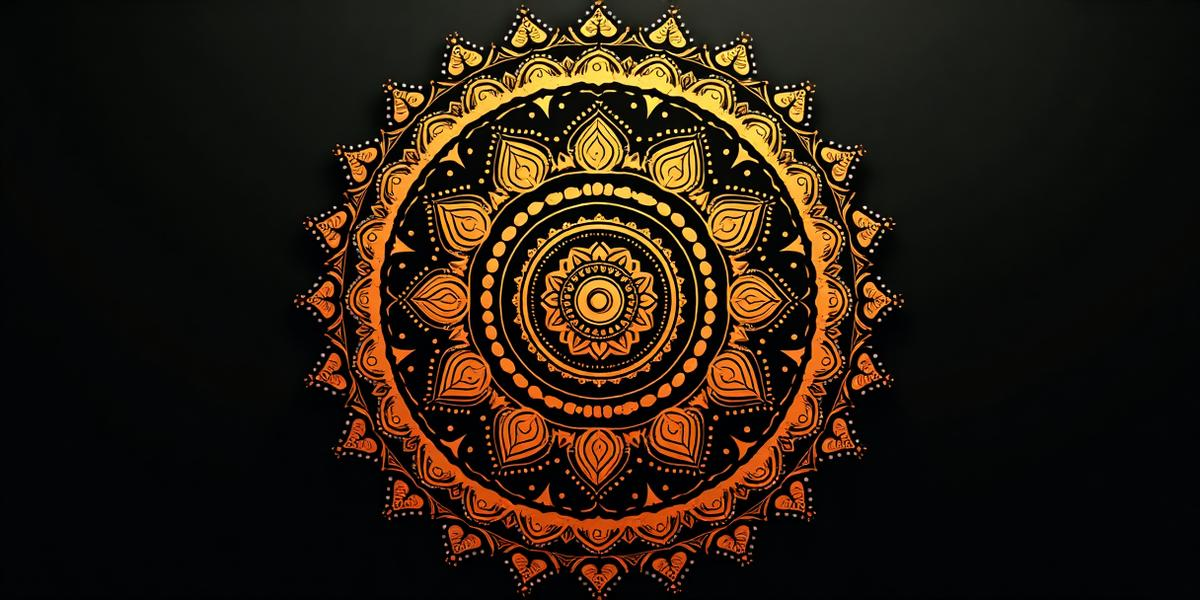
#> input picture src/assets/kolam-hero.jpg, 1200 x 600 px
$ python -i Math_analyser.py   (imports and definitions only)
#> lines starting #> are read from the running program, lines starting #| are printed output that depends on the picture; after the words box and inside, x2 and y2 are one past the last pixel; in counts of white or black regions, pixels touching at a corner belong together
#> further down, picture is the input picture: shape (600, 1200, 3); mean B, G, R 16.6, 28.1, 40.5
import cv2
import numpy as np
import networkx as nx
from skimage import morphology, feature, measure
from sklearn.cluster import DBSCAN, KMeans
from scipy.spatial import KDTree, distance_matrix
from scipy.spatial.distance import pdist, squareform
from scipy import ndimage
from shapely.geometry import Point, Polygon, LineString
# from shapely.ops import cascaded_union
import json
import math
from collections import defaultdict, Counter
from itertools import combinations
import matplotlib.pyplot as plt

class KolamAnalyzer:
    """
    Advanced mathematical analyzer for kolam patterns.
    Extracts comprehensive geometric, topological, and structural features.
    """

    def __init__(self, config=None):
        # Default configuration
        self.config = {
            'DOT_THRESHOLD': 20,
            'DBSCAN_EPS': 12,
            'DBSCAN_MIN_SAMPLES': 2,
            'ANGLE_THRESHOLD': 15,
            'SYMMETRY_TOLERANCE': 4,
            'TARGET_SIZE': 512,
            'MIN_CYCLE_AREA': 50,
            'MAX_LATTICE_DEVIATION': 0.3,
            'BLOB_MIN_SIGMA': 1,
            'BLOB_MAX_SIGMA': 10,
            'BLOB_NUM_SIGMA': 10,
            'BLOB_THRESHOLD': 0.02
            # 'BLOB_THRESHOLD': 0.1
        }
        if config:
            self.config.update(config)

    # def preprocess(self, image):
    #     """Preprocess image for analysis"""
    #     # Resize maintaining aspect ratio
    #     h, w = image.shape[:2]
    #     scale = self.config['TARGET_SIZE'] / max(h, w)
    #     new_w, new_h = int(w * scale), int(h * scale)
    #     resized = cv2.resize(image, (new_w, new_h), interpolation=cv2.INTER_AREA)

    #     # Convert to grayscale
    #     if len(resized.shape) == 3:
    #         gray = cv2.cvtColor(resized, cv2.COLOR_BGR2GRAY)
    #     else:
    #         gray = resized.copy()

    #     # Enhanced contrast and noise reduction
    #     clahe = cv2.createCLAHE(clipLimit=2.0, tileGridSize=(8,8))
    #     gray = clahe.apply(gray)
    #     gray = cv2.bilateralFilter(gray, 9, 75, 75)

    #     # --- EXTRA: smooth noise further ---
    #     gray = cv2.medianBlur(gray, 5)

    #     # Adaptive thresholding
    #     bin_img = cv2.adaptiveThreshold(
    #         gray, 255, cv2.ADAPTIVE_THRESH_GAUSSIAN_C,
    #         cv2.THRESH_BINARY_INV, 21, 9
    #     )

    #     # Morphological cleaning
    #     kernel = cv2.getStructuringElement(cv2.MORPH_ELLIPSE, (3, 3))
    #     bin_img = cv2.morphologyEx(bin_img, cv2.MORPH_OPEN, kernel)
    #     bin_img = cv2.morphologyEx(bin_img, cv2.MORPH_CLOSE, kernel)

    #     # --- EXTRA: kill tiny white noise specks ---
    #     bin_img = cv2.medianBlur(bin_img, 3)

    #     # Skeletonization
    #     skel = morphology.skeletonize(bin_img > 0)

    #     return {
    #         'original': resized,
    #         'gray': gray,
    #         'binary': bin_img,
    #         'skeleton': skel,
    #         'scale_factor': scale
    #     }
    def preprocess(self, image):
        """Preprocess image for analysis"""
        h, w = image.shape[:2]
        scale = self.config['TARGET_SIZE'] / max(h, w)
        new_w, new_h = int(w * scale), int(h * scale)
        resized = cv2.resize(image, (new_w, new_h), interpolation=cv2.INTER_AREA)
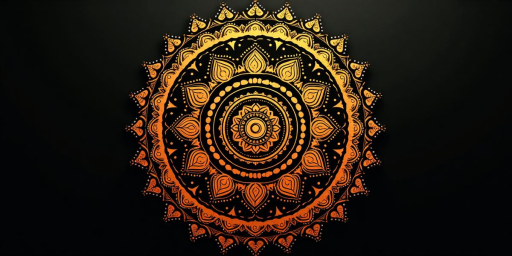
#> resized: shape (256, 512, 3); mean B, G, R 16.6, 28.1, 40.5

        if len(resized.shape) == 3:
            gray = cv2.cvtColor(resized, cv2.COLOR_BGR2GRAY)
        else:
            gray = resized.copy()

        clahe = cv2.createCLAHE(clipLimit=2.0, tileGridSize=(8,8))
        gray = clahe.apply(gray)
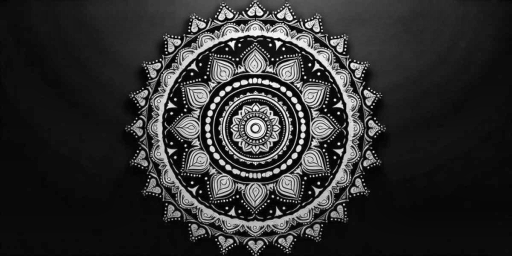
#> gray: shape (256, 512); min 0, max 249, mean 46.1
        gray = cv2.bilateralFilter(gray, 9, 75, 75)
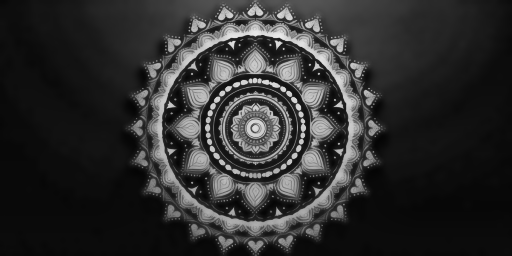
#> gray: shape (256, 512); min 4, max 235, mean 45.5
        gray = cv2.medianBlur(gray, 5)
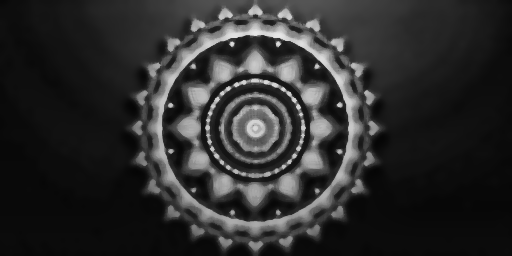
#> gray: shape (256, 512); min 5, max 231, mean 44.3

        bin_img = cv2.adaptiveThreshold(
            gray, 255, cv2.ADAPTIVE_THRESH_GAUSSIAN_C,
            cv2.THRESH_BINARY_INV, 21, 9
        )
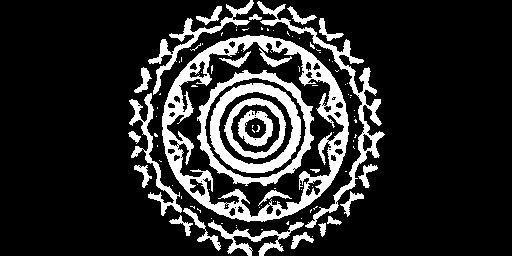
#> bin_img: shape (256, 512); 17% white; 102 white regions (75 under 20 px), largest, box (x1, y1, x2, y2) and area: (162, 35, 349, 222) 7224, (257, 1, 385, 228) 2496, (210, 83, 301, 173) 2444

        kernel = cv2.getStructuringElement(cv2.MORPH_ELLIPSE, (3, 3))
        bin_img = cv2.morphologyEx(bin_img, cv2.MORPH_OPEN, kernel)
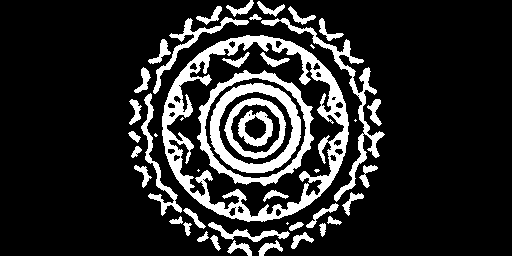
#> bin_img: shape (256, 512); 16.3% white; 46 white regions (7 under 20 px), largest, box (x1, y1, x2, y2) and area: (162, 35, 349, 222) 6935, (210, 83, 301, 173) 2435, (197, 70, 314, 186) 2287
        bin_img = cv2.morphologyEx(bin_img, cv2.MORPH_CLOSE, kernel)
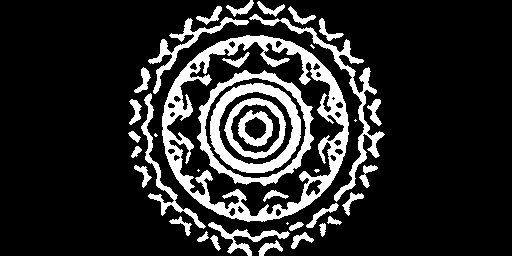
#> bin_img: shape (256, 512); 16.4% white; 39 white regions (6 under 20 px), largest, box (x1, y1, x2, y2) and area: (162, 35, 349, 222) 7200, (210, 83, 301, 173) 2437, (197, 70, 314, 186) 2292
        bin_img = cv2.medianBlur(bin_img, 3)
#> bin_img: shape (256, 512); 16.4% white; 39 white regions (6 under 20 px), largest, box (x1, y1, x2, y2) and area: (162, 35, 349, 222) 7215, (210, 83, 301, 173) 2438, (197, 70, 314, 186) 2286

        skel = morphology.skeletonize(bin_img > 0)
#> skel: shape (256, 512) bool; 2.6% white in thin lines or dots, all inside (x1, y1, x2, y2) = (130, 0, 381, 255)
#> (the rest of the program and of its run is left out)
